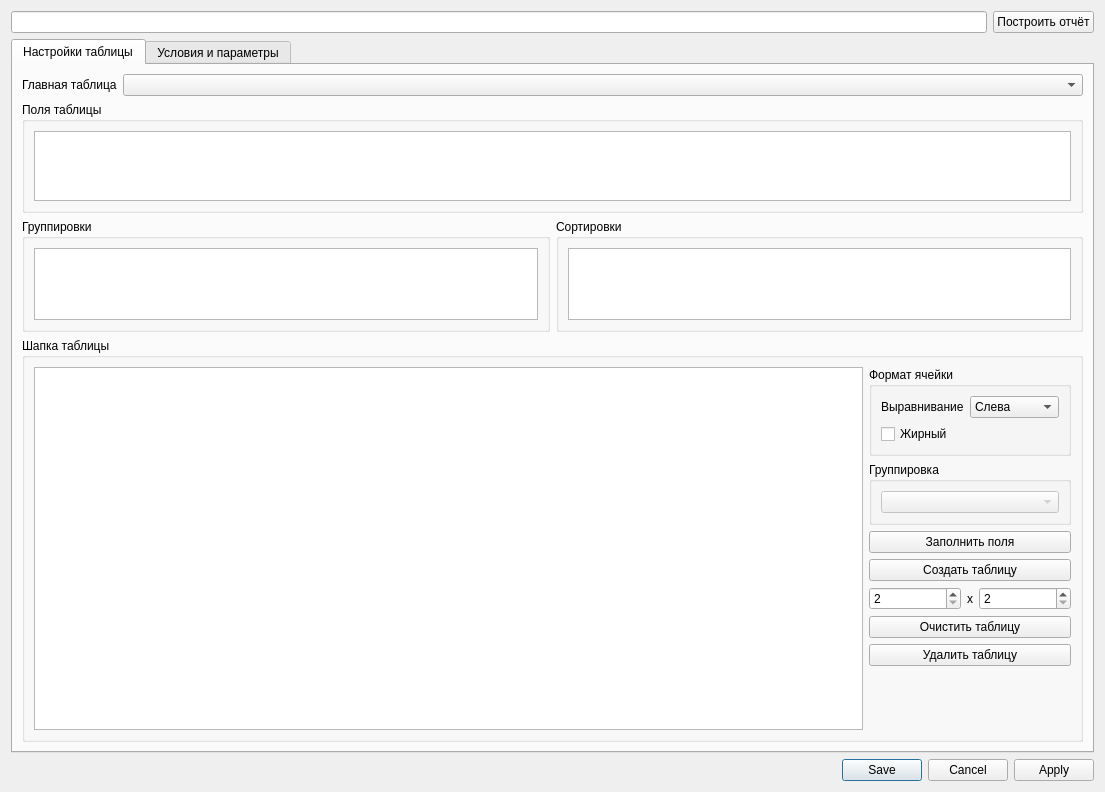
<?xml version="1.0" encoding="UTF-8"?>
<ui version="4.0">
 <class>ConstructorDialog</class>
 <widget class="QDialog" name="ConstructorDialog">
  <property name="enabled">
   <bool>true</bool>
  </property>
  <property name="geometry">
   <rect>
    <x>0</x>
    <y>0</y>
    <width>1105</width>
    <height>786</height>
   </rect>
  </property>
  <property name="windowTitle">
   <string>Dialog</string>
  </property>
  <layout class="QGridLayout" name="gridLayout">
   <item row="0" column="0">
    <widget class="QLineEdit" name="edtReportName"/>
   </item>
   <item row="0" column="1">
    <widget class="QPushButton" name="btnCreateReport">
     <property name="text">
      <string>Построить отчёт</string>
     </property>
    </widget>
   </item>
   <item row="1" column="0" colspan="2">
    <widget class="QTabWidget" name="tabWidget">
     <property name="currentIndex">
      <number>0</number>
     </property>
     <widget class="QWidget" name="tab">
      <attribute name="title">
       <string>Настройки таблицы</string>
      </attribute>
      <layout class="QGridLayout" name="gridLayout_10">
       <item row="3" column="1">
        <widget class="QGroupBox" name="groupOrders">
         <property name="sizePolicy">
          <sizepolicy hsizetype="Preferred" vsizetype="Preferred">
           <horstretch>0</horstretch>
           <verstretch>0</verstretch>
          </sizepolicy>
         </property>
         <property name="title">
          <string>Сортировки</string>
         </property>
         <layout class="QGridLayout" name="gridLayout_9">
          <item row="1" column="0" colspan="2">
           <widget class="CRCTableFieldsView" name="tableOrders"/>
          </item>
         </layout>
        </widget>
       </item>
       <item row="1" column="0" rowspan="2" colspan="2">
        <widget class="QGroupBox" name="groupFields">
         <property name="sizePolicy">
          <sizepolicy hsizetype="Preferred" vsizetype="Preferred">
           <horstretch>0</horstretch>
           <verstretch>0</verstretch>
          </sizepolicy>
         </property>
         <property name="title">
          <string>Поля таблицы</string>
         </property>
         <layout class="QGridLayout" name="gridLayout_2">
          <item row="1" column="0" colspan="2">
           <widget class="CRCTableFieldsView" name="tableFields"/>
          </item>
         </layout>
        </widget>
       </item>
       <item row="4" column="0" colspan="2">
        <widget class="QGroupBox" name="groupTabTable">
         <property name="sizePolicy">
          <sizepolicy hsizetype="Preferred" vsizetype="Minimum">
           <horstretch>0</horstretch>
           <verstretch>0</verstretch>
          </sizepolicy>
         </property>
         <property name="title">
          <string>Шапка таблицы</string>
         </property>
         <layout class="QGridLayout" name="gridLayout_4">
          <item row="0" column="2">
           <widget class="QGroupBox" name="groupBoxCellFormat">
            <property name="sizePolicy">
             <sizepolicy hsizetype="Minimum" vsizetype="Preferred">
              <horstretch>0</horstretch>
              <verstretch>0</verstretch>
             </sizepolicy>
            </property>
            <property name="title">
             <string>Формат ячейки</string>
            </property>
            <layout class="QGridLayout" name="gridLayout_5">
             <item row="0" column="0">
              <widget class="QLabel" name="lblAlignmentCapItem">
               <property name="text">
                <string>Выравнивание</string>
               </property>
              </widget>
             </item>
             <item row="0" column="1">
              <widget class="QComboBox" name="cmbAlignmentCapItem">
               <item>
                <property name="text">
                 <string>Слева</string>
                </property>
               </item>
               <item>
                <property name="text">
                 <string>По центру</string>
                </property>
               </item>
               <item>
                <property name="text">
                 <string>Справа</string>
                </property>
               </item>
              </widget>
             </item>
             <item row="1" column="0" colspan="2">
              <widget class="QCheckBox" name="chkBoldCapItem">
               <property name="text">
                <string>Жирный</string>
               </property>
              </widget>
             </item>
            </layout>
           </widget>
          </item>
          <item row="9" column="2">
           <spacer name="verticalSpacer_3">
            <property name="orientation">
             <enum>Qt::Vertical</enum>
            </property>
            <property name="sizeHint" stdset="0">
             <size>
              <width>20</width>
              <height>40</height>
             </size>
            </property>
           </spacer>
          </item>
          <item row="2" column="2">
           <widget class="QPushButton" name="btnFillTableCap">
            <property name="text">
             <string>Заполнить поля</string>
            </property>
           </widget>
          </item>
          <item row="4" column="2">
           <widget class="QPushButton" name="btnClearTableCap">
            <property name="text">
             <string>Очистить таблицу</string>
            </property>
           </widget>
          </item>
          <item row="3" column="2">
           <layout class="QGridLayout" name="gridLayout_6">
            <item row="2" column="2">
             <widget class="QSpinBox" name="spinBoxColumnCount">
              <property name="sizePolicy">
               <sizepolicy hsizetype="Preferred" vsizetype="Fixed">
                <horstretch>0</horstretch>
                <verstretch>0</verstretch>
               </sizepolicy>
              </property>
              <property name="minimum">
               <number>2</number>
              </property>
             </widget>
            </item>
            <item row="2" column="0">
             <widget class="QSpinBox" name="spinBoxRowCount">
              <property name="sizePolicy">
               <sizepolicy hsizetype="Preferred" vsizetype="Fixed">
                <horstretch>0</horstretch>
                <verstretch>0</verstretch>
               </sizepolicy>
              </property>
              <property name="minimum">
               <number>2</number>
              </property>
              <property name="singleStep">
               <number>1</number>
              </property>
              <property name="value">
               <number>2</number>
              </property>
             </widget>
            </item>
            <item row="2" column="1">
             <widget class="QLabel" name="label">
              <property name="sizePolicy">
               <sizepolicy hsizetype="Fixed" vsizetype="Minimum">
                <horstretch>0</horstretch>
                <verstretch>0</verstretch>
               </sizepolicy>
              </property>
              <property name="text">
               <string>x</string>
              </property>
             </widget>
            </item>
            <item row="0" column="0" colspan="3">
             <widget class="QPushButton" name="btnCreateTableCap">
              <property name="text">
               <string>Создать таблицу</string>
              </property>
             </widget>
            </item>
           </layout>
          </item>
          <item row="5" column="2">
           <widget class="QPushButton" name="btnDeleteTableCap">
            <property name="text">
             <string>Удалить таблицу</string>
            </property>
           </widget>
          </item>
          <item row="1" column="2">
           <widget class="QGroupBox" name="groupBoxGroup">
            <property name="sizePolicy">
             <sizepolicy hsizetype="Minimum" vsizetype="Preferred">
              <horstretch>0</horstretch>
              <verstretch>0</verstretch>
             </sizepolicy>
            </property>
            <property name="title">
             <string>Группировка</string>
            </property>
            <layout class="QGridLayout" name="gridLayout_7">
             <item row="0" column="0">
              <widget class="CRCComboBox" name="cmbGroupField">
               <property name="enabled">
                <bool>false</bool>
               </property>
               <property name="sizePolicy">
                <sizepolicy hsizetype="Ignored" vsizetype="Fixed">
                 <horstretch>0</horstretch>
                 <verstretch>0</verstretch>
                </sizepolicy>
               </property>
              </widget>
             </item>
            </layout>
           </widget>
          </item>
          <item row="0" column="0" rowspan="10">
           <widget class="CRCTableCapView" name="tblCap">
            <property name="sizePolicy">
             <sizepolicy hsizetype="Expanding" vsizetype="Expanding">
              <horstretch>0</horstretch>
              <verstretch>0</verstretch>
             </sizepolicy>
            </property>
           </widget>
          </item>
         </layout>
        </widget>
       </item>
       <item row="0" column="0" colspan="2">
        <layout class="QHBoxLayout" name="horizontalLayout">
         <item>
          <widget class="QLabel" name="lblMainTable">
           <property name="text">
            <string>Главная таблица</string>
           </property>
          </widget>
         </item>
         <item>
          <widget class="CRCComboBox" name="cmbMainTable">
           <property name="sizePolicy">
            <sizepolicy hsizetype="Expanding" vsizetype="Fixed">
             <horstretch>0</horstretch>
             <verstretch>0</verstretch>
            </sizepolicy>
           </property>
          </widget>
         </item>
        </layout>
       </item>
       <item row="3" column="0">
        <widget class="QGroupBox" name="groupGroups">
         <property name="sizePolicy">
          <sizepolicy hsizetype="Preferred" vsizetype="Preferred">
           <horstretch>0</horstretch>
           <verstretch>0</verstretch>
          </sizepolicy>
         </property>
         <property name="title">
          <string>Группировки</string>
         </property>
         <layout class="QGridLayout" name="gridLayout_8">
          <item row="1" column="0" colspan="2">
           <widget class="CRCTableFieldsView" name="tableGroups"/>
          </item>
         </layout>
        </widget>
       </item>
      </layout>
     </widget>
     <widget class="QWidget" name="tab_2">
      <attribute name="title">
       <string>Условия и параметры</string>
      </attribute>
      <layout class="QVBoxLayout" name="verticalLayout_3">
       <item>
        <widget class="QGroupBox" name="groupConds">
         <property name="title">
          <string>Условия</string>
         </property>
         <layout class="QGridLayout" name="gridLayout_3">
          <item row="0" column="0" colspan="2">
           <widget class="CRCConditionsTreeView" name="treeConds">
            <property name="enabled">
             <bool>true</bool>
            </property>
           </widget>
          </item>
         </layout>
        </widget>
       </item>
       <item>
        <widget class="QGroupBox" name="groupParams">
         <property name="title">
          <string>Параметры</string>
         </property>
         <layout class="QHBoxLayout" name="horizontalLayout_2">
          <item>
           <widget class="CRCTableParamsView" name="tableParams"/>
          </item>
         </layout>
        </widget>
       </item>
      </layout>
     </widget>
    </widget>
   </item>
   <item row="9" column="0" colspan="2">
    <widget class="QDialogButtonBox" name="buttonBox">
     <property name="orientation">
      <enum>Qt::Horizontal</enum>
     </property>
     <property name="standardButtons">
      <set>QDialogButtonBox::Apply|QDialogButtonBox::Cancel|QDialogButtonBox::Save</set>
     </property>
    </widget>
   </item>
  </layout>
 </widget>
 <customwidgets>
  <customwidget>
   <class>CRCComboBox</class>
   <extends>QComboBox</extends>
   <header>Reports/ReportsConstructor/RCComboBox.h</header>
  </customwidget>
  <customwidget>
   <class>CRCTableCapView</class>
   <extends>QTableView</extends>
   <header>Reports/ReportsConstructor/RCTableView.h</header>
  </customwidget>
  <customwidget>
   <class>CRCConditionsTreeView</class>
   <extends>QTreeView</extends>
   <header>Reports/ReportsConstructor/RCTreeView.h</header>
  </customwidget>
  <customwidget>
   <class>CRCTableFieldsView</class>
   <extends>QTableView</extends>
   <header>Reports/ReportsConstructor/RCTableView.h</header>
  </customwidget>
  <customwidget>
   <class>CRCTableParamsView</class>
   <extends>QTableView</extends>
   <header>Reports/ReportsConstructor/RCTableView.h</header>
  </customwidget>
 </customwidgets>
 <resources/>
 <connections>
  <connection>
   <sender>buttonBox</sender>
   <signal>accepted()</signal>
   <receiver>ConstructorDialog</receiver>
   <slot>accept()</slot>
   <hints>
    <hint type="sourcelabel">
     <x>248</x>
     <y>254</y>
    </hint>
    <hint type="destinationlabel">
     <x>157</x>
     <y>274</y>
    </hint>
   </hints>
  </connection>
  <connection>
   <sender>buttonBox</sender>
   <signal>rejected()</signal>
   <receiver>ConstructorDialog</receiver>
   <slot>reject()</slot>
   <hints>
    <hint type="sourcelabel">
     <x>316</x>
     <y>260</y>
    </hint>
    <hint type="destinationlabel">
     <x>286</x>
     <y>274</y>
    </hint>
   </hints>
  </connection>
 </connections>
</ui>
